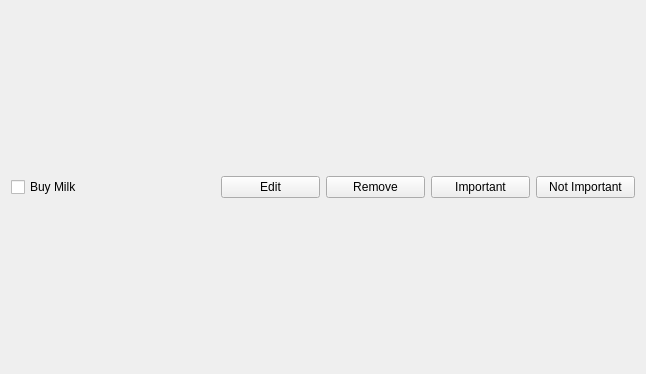
<?xml version="1.0" encoding="UTF-8"?>
<ui version="4.0">
 <class>Task</class>
 <widget class="QWidget" name="Task">
  <property name="geometry">
   <rect>
    <x>0</x>
    <y>0</y>
    <width>646</width>
    <height>374</height>
   </rect>
  </property>
  <property name="windowTitle">
   <string>Form</string>
  </property>
  <layout class="QHBoxLayout" name="horizontalLayout">
   <item>
    <widget class="QCheckBox" name="checkbox">
     <property name="styleSheet">
      <string notr="true"/>
     </property>
     <property name="text">
      <string>Buy Milk</string>
     </property>
    </widget>
   </item>
   <item>
    <widget class="QLabel" name="label_pic">
     <property name="text">
      <string/>
     </property>
    </widget>
   </item>
   <item>
    <widget class="QPushButton" name="editButton">
     <property name="text">
      <string>Edit</string>
     </property>
    </widget>
   </item>
   <item>
    <widget class="QPushButton" name="removeButton">
     <property name="text">
      <string>Remove</string>
     </property>
    </widget>
   </item>
   <item>
    <widget class="QPushButton" name="Important">
     <property name="styleSheet">
      <string notr="true">border-bottom-color: rgb(239, 41, 41);</string>
     </property>
     <property name="text">
      <string>Important</string>
     </property>
     <property name="iconSize">
      <size>
       <width>10</width>
       <height>10</height>
      </size>
     </property>
    </widget>
   </item>
   <item>
    <widget class="QPushButton" name="NotImportant">
     <property name="text">
      <string>Not Important</string>
     </property>
    </widget>
   </item>
  </layout>
 </widget>
 <resources/>
 <connections/>
</ui>
